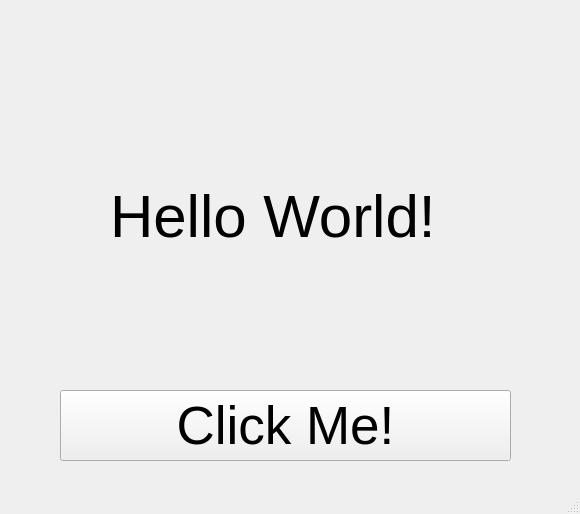
<?xml version="1.0" encoding="UTF-8"?>
<ui version="4.0">
 <class>MainWindow</class>
 <widget class="QMainWindow" name="MainWindow">
  <property name="geometry">
   <rect>
    <x>0</x>
    <y>0</y>
    <width>580</width>
    <height>514</height>
   </rect>
  </property>
  <property name="windowTitle">
   <string>MainWindow</string>
  </property>
  <widget class="QWidget" name="centralwidget">
   <widget class="QPushButton" name="click_me_button">
    <property name="geometry">
     <rect>
      <x>60</x>
      <y>390</y>
      <width>451</width>
      <height>71</height>
     </rect>
    </property>
    <property name="font">
     <font>
      <pointsize>40</pointsize>
      <weight>50</weight>
      <bold>false</bold>
     </font>
    </property>
    <property name="text">
     <string>Click Me!</string>
    </property>
   </widget>
   <widget class="QLabel" name="hello_world_label">
    <property name="geometry">
     <rect>
      <x>110</x>
      <y>130</y>
      <width>371</width>
      <height>171</height>
     </rect>
    </property>
    <property name="font">
     <font>
      <pointsize>45</pointsize>
     </font>
    </property>
    <property name="text">
     <string>Hello World!</string>
    </property>
   </widget>
  </widget>
  <widget class="QMenuBar" name="menubar">
   <property name="geometry">
    <rect>
     <x>0</x>
     <y>0</y>
     <width>580</width>
     <height>23</height>
    </rect>
   </property>
  </widget>
  <widget class="QStatusBar" name="statusbar"/>
 </widget>
 <resources/>
 <connections/>
</ui>
